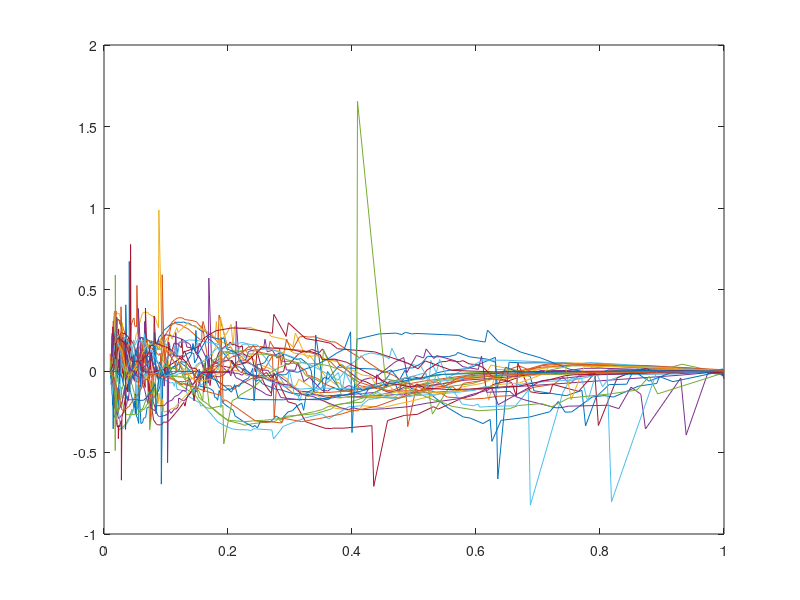
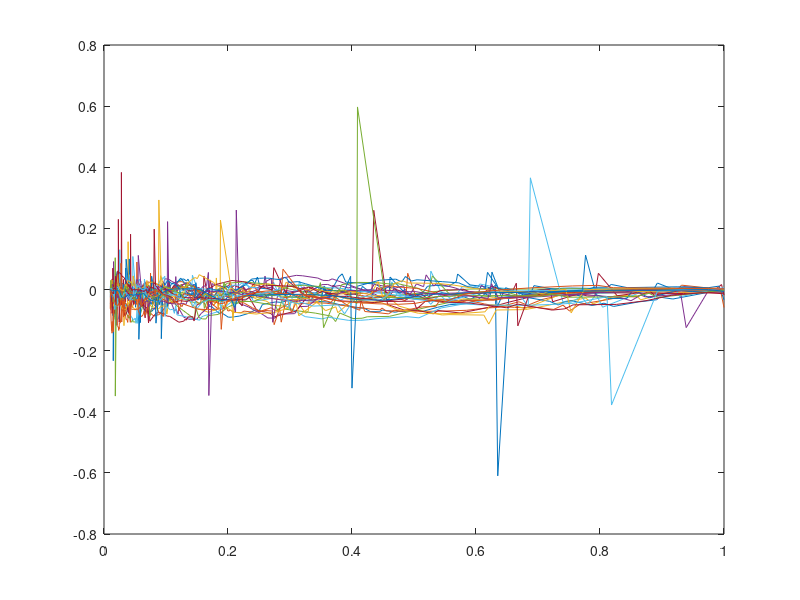

The MATLAB source for these figures, in order:
clc; clear;
load('gesture_data')
Fs = 1000;            % Sampling frequency
T = 1/Fs;             % Sampling period
L = 1000;             % Length of signal
t = (0:L-1)*T;        % Time vector

S = 0.7*sin(2*pi*50*t) + 2*sin(2*pi*120*t);
%X = 0.7*sin(2*pi*50*t) + sin(2*pi*120*t);
X = S + 2*randn(size(t));

figure(1)
plot(1000*t(1:50),X(1:50))
title('Signal Corrupted with Zero-Mean Random Noise')
xlabel('t (milliseconds)')
ylabel('X(t)')

Y = fft(X);
P2 = abs(Y/L);
P1 = P2(1:L/2+1);
P1(2:end-1) = 2*P1(2:end-1);

figure(2)
f = Fs*(0:(L/2))/L;
plot(f,P1)
title('Single-Sided Amplitude Spectrum of X(t)')
xlabel('f (Hz)')
ylabel('|P1(f)|')

Y = fft(S);
P2 = abs(Y/L);
P1 = P2(1:L/2+1);
P1(2:end-1) = 2*P1(2:end-1);

plot(f,P1)
title('Single-Sided Amplitude Spectrum of S(t)')
xlabel('f (Hz)')
ylabel('|P1(f)|')


for i = 1:30
    figure(1)
    plot(s_wave_{i}.data(:,5), s_wave_{i}.data(:,6))
    hold on
    figure(2)
    plot(s_wave_{i}.data(:,5), s_wave_{i}.data(:,7))    
    hold on
end

% 
% for i = 1:30
%     figure(1)
%     plot(circle_{i}.data(:,5), circle_{i}.data(:,6))
%     hold on
%     figure(2)
%     plot(circle_{i}.data(:,5), circle_{i}.data(:,7))    
%     hold on
% end

